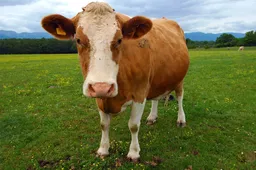
#> input picture brown-Guernsey-cow.webp, 256 x 170 px, shrunk from 1600 x 1064 before the run
$ python main.py
#> lines starting #> are read from the running program, lines starting #| are printed output that depends on the picture
from PIL import Image
from datetime import datetime


im = Image.open("brown-Guernsey-cow.webp")
#> im is the input picture: PIL image 256x170 RGB; mean R, G, B 109, 112.8, 66.9
pixels = im.load()

width, height = im.size
#> width = 256; height = 170
old_pixels = pixels

starttime = datetime.now()

for i in range(20):
    for x in range(width-1):
        for y in range(height):

            pixels[x, y] = (
                round((pixels[x,y][0] + pixels[x+1,y][0]) * 0.5),
                round((pixels[x,y][1] + pixels[x+1,y][1]) * 0.5),
                round((pixels[x,y][2] + pixels[x+1,y][2]) * 0.5))
    print(f"Iteration # {i} complete!")
    print(f"Time Spent: + {datetime.now()-starttime}")

im.show()
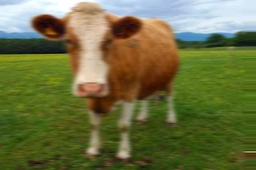
#> shown: PIL image 256x170 RGB; mean R, G, B 108.9, 112.8, 66.6
